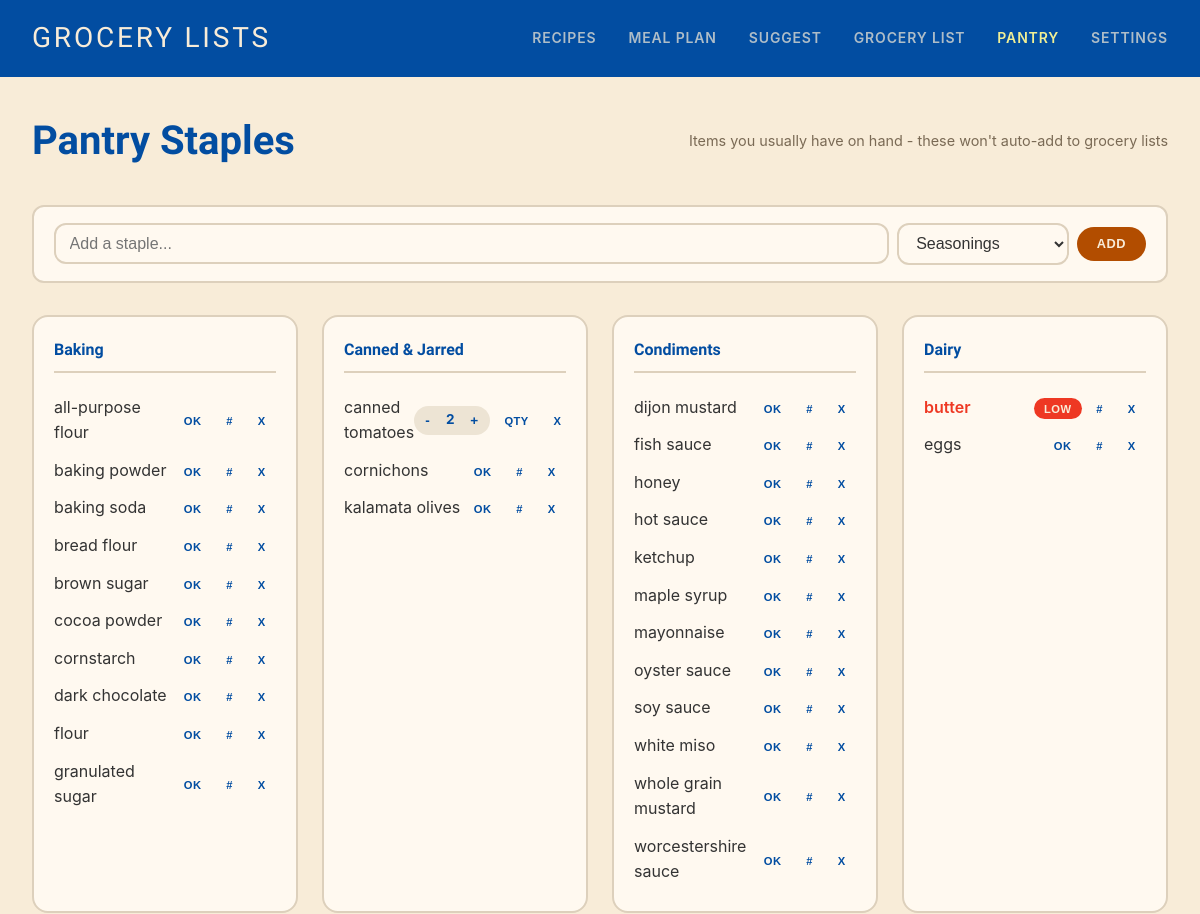
/pantry (upper part), run on an earlier commit of the app's database.
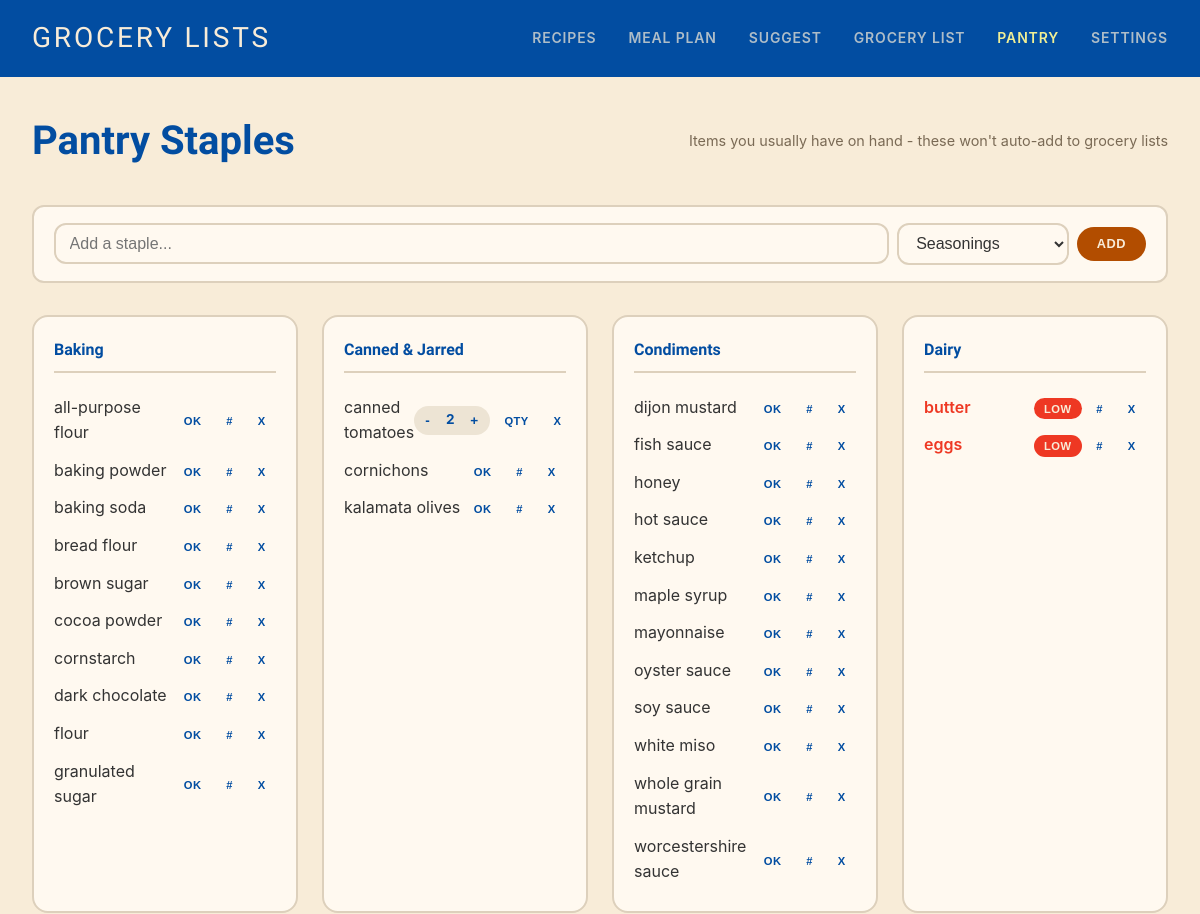
And on a later commit of the database.
### tables this page shows
CREATE TABLE pantry_staples (
            id INTEGER PRIMARY KEY AUTOINCREMENT,
            ingredient_name TEXT NOT NULL UNIQUE,
            category TEXT,
            is_low INTEGER DEFAULT 0
        , track_quantity INTEGER DEFAULT 0, quantity INTEGER DEFAULT 0);

### app.py (the view)
@app.route('/pantry')
def pantry():
    staples = get_staples()
    grouped = {}
    for staple in staples:
        cat = staple['category'] or 'Other'
        if cat not in grouped:
            grouped[cat] = []
        grouped[cat].append(staple)
    return render_template('pantry.html', grouped_staples=grouped)

### database.py (called while the page is built)
def get_db():
    conn = sqlite3.connect(DATABASE_PATH)
    conn.row_factory = sqlite3.Row
    return conn

def get_staples():
    conn = get_db()
    cursor = conn.cursor()
    cursor.execute("SELECT * FROM pantry_staples ORDER BY category, ingredient_name")
    rows = cursor.fetchall()
    conn.close()
    return [dict(row) for row in rows]

### templates/pantry.html (shortened to what this page needs)
{% extends "base.html" %}
{% block content %}
<div class="page-header">
    <h1>Pantry Staples</h1>
    <p class="subtitle">Items you usually have on hand - these won't auto-add to grocery lists</p>
</div>
<div class="add-staple-form">
    <form method="POST" action="{{ url_for('add_pantry_staple') }}" class="inline-form">
        <input type="text" name="ingredient" placeholder="Add a staple..." class="form-input" required>
        <select name="category" class="form-select">
            <option value="Seasonings">Seasonings</option>
        </select>
        <button type="submit" class="btn btn-primary">Add</button>
    </form>
</div>
<div class="pantry-grid">
    {% for category, staples in grouped_staples.items() %}
    <div class="pantry-category">
        <h3>{{ category }}</h3>
        <ul class="staple-list">
            {% for staple in staples %}
            <li class="staple-item {% if staple.is_low %}is-low{% endif %} {% if staple.track_quantity and staple.quantity == 0 %}is-depleted{% endif %}">
                <span>{{ staple.ingredient_name }}</span>
                <div style="display:flex; gap:0.25rem; align-items:center;">
                    {% if staple.track_quantity %}
                    <div class="quantity-controls">
                        <form action="{{ url_for('update_quantity', staple_id=staple.id) }}" method="POST" class="toggle-form">
                            <button type="submit" class="btn btn-small btn-text qty-btn" title="Decrement">-</button>
                        </form>
                        <span class="quantity-display {% if staple.quantity == 0 %}qty-zero{% endif %}">{{ staple.quantity }}</span>
                        <form action="{{ url_for('update_quantity', staple_id=staple.id) }}" method="POST" class="toggle-form">
                            <button type="submit" class="btn btn-small btn-text qty-btn" title="Increment">+</button>
                        </form>
                    </div>
                    <form action="{{ url_for('disable_quantity', staple_id=staple.id) }}" method="POST" class="toggle-form">
                        <button type="submit" class="btn btn-small btn-text" title="Switch back to OK/LOW mode">QTY</button>
                    </form>
                    {% else %}
                    <form action="{{ url_for('toggle_low', staple_id=staple.id) }}" method="POST" class="toggle-form">
                        <button type="submit" class="btn btn-small {% if staple.is_low %}btn-warning{% else %}btn-text{% endif %}"
                                title="{% if staple.is_low %}Mark as stocked{% else %}Mark as running low{% endif %}">
                            {% if staple.is_low %}LOW{% else %}OK{% endif %}
                        </button>
                    </form>
                    <form action="{{ url_for('enable_quantity', staple_id=staple.id) }}" method="POST" class="toggle-form">
                        <button type="submit" class="btn btn-small btn-text" title="Switch to quantity tracking">#</button>
                    </form>
                    {% endif %}
                    <form action="{{ url_for('delete_pantry_staple', staple_id=staple.id) }}" method="POST" class="toggle-form"
                          onsubmit="return confirm('Remove {{ staple.ingredient_name }} from pantry?');">
                        <button type="submit" class="btn btn-small btn-text" title="Delete">X</button>
                    </form>
                </div>
            </li>
            {% endfor %}
        </ul>
    </div>
    {% endfor %}
</div>
{% endblock %}

### templates/base.html (shortened to what this page needs)
<!DOCTYPE html>
<html lang="en">
<head>
    <link rel="stylesheet" href="{{ url_for('static', filename='style.css') }}">
</head>
<body>
    <nav class="navbar">
        <a href="{{ url_for('index') }}" class="nav-brand">Grocery Lists</a>
        <div class="nav-links">
            <a href="{{ url_for('recipes') }}" {% if request.endpoint == 'recipes' %}class="active"{% endif %}>Recipes</a>
            <a href="{{ url_for('meal_plan') }}" {% if request.endpoint == 'meal_plan' %}class="active"{% endif %}>Meal Plan</a>
            <a href="{{ url_for('suggest_meals_page') }}" {% if request.endpoint == 'suggest_meals_page' %}class="active"{% endif %}>Suggest</a>
            <a href="{{ url_for('grocery_list') }}" {% if request.endpoint == 'grocery_list' %}class="active"{% endif %}>Grocery List</a>
            <a href="{{ url_for('pantry') }}" {% if request.endpoint == 'pantry' %}class="active"{% endif %}>Pantry</a>
            <a href="{{ url_for('store_settings') }}" {% if request.endpoint == 'store_settings' %}class="active"{% endif %}>Settings</a>
        </div>
    </nav>
    <main class="container">
        {% block content %}{% endblock %}
    </main>
</body>
</html>

### static/style.css (style rules this page uses)
* { box-sizing: border-box; margin: 0; padding: 0; }
body { font-family: -apple-system, BlinkMacSystemFont, 'Segoe UI', Roboto, Oxygen, Ubuntu, sans-serif; line-height: 1.6; color: #333; background: #F8ECD8; }
a { color: #024DA1; text-decoration: none; }
h1, h2, h3 { color: #024DA1; font-family: 'Baumans', -apple-system, BlinkMacSystemFont, sans-serif; }
.navbar { background: #024DA1; color: #F8ECD8; padding: 1rem 2rem; display: flex; justify-content: space-between; align-items: center; position: sticky; top: 0; z-index: 100; }
.nav-brand { font-family: 'Baumans', sans-serif; font-size: 1.75rem; font-weight: 400; color: #F8ECD8; text-transform: uppercase; letter-spacing: 0.1em; }
.nav-links { display: flex; gap: 2rem; }
.nav-links a { color: rgba(248, 236, 216, 0.7); text-transform: uppercase; letter-spacing: 0.06em; font-size: 0.875rem; font-weight: 600; transition: color 0.2s; }
.nav-links a:hover, .nav-links a.active { color: #F0EF95; text-decoration: none; }
.container { max-width: 1200px; margin: 0 auto; padding: 2rem; }
.btn { display: inline-block; padding: 0.6rem 1.25rem; border-radius: 30px; border: none; cursor: pointer; font-size: 0.8rem; font-weight: 700; text-transform: uppercase; letter-spacing: 0.04em; transition: all 0.25s; text-align: center; }
.btn-primary { background: #B24D00; color: #F8ECD8; }
.btn-warning { background: #EE3823; color: #F8ECD8; }
.btn-text { background: transparent; color: #024DA1; }
.btn-small { padding: 0.3rem 0.65rem; font-size: 0.7rem; }
.page-header { display: flex; justify-content: space-between; align-items: center; margin-bottom: 2rem; flex-wrap: wrap; gap: 1rem; }
.page-header h1 { font-size: 2.5rem; }
.subtitle { color: #7a6a55; font-size: 0.9rem; }
.form-input, .form-textarea, .form-select { padding: 0.6rem 0.85rem; border: 2px solid #DDD0BC; border-radius: 12px; font-size: 1rem; width: 100%; background: #FFF9F0; color: #333; }
.inline-form { display: flex; gap: 0.5rem; align-items: center; }
.inline-form .form-input { width: auto; flex: 1; }
.inline-form .form-select { width: auto; }
.add-staple-form { background: #FFF9F0; padding: 1rem 1.25rem; border-radius: 12px; margin-bottom: 2rem; border: 2px solid #DDD0BC; }
.pantry-grid { display: grid; grid-template-columns: repeat(auto-fill, minmax(250px, 1fr)); gap: 1.5rem; }
.pantry-category { background: #FFF9F0; padding: 1.25rem; border-radius: 16px; border: 2px solid #DDD0BC; }
.pantry-category h3 { font-size: 1rem; margin-bottom: 1rem; padding-bottom: 0.5rem; border-bottom: 2px solid #DDD0BC; }
.staple-list { list-style: none; }
.staple-item { display: flex; justify-content: space-between; align-items: center; padding: 0.375rem 0; }
.staple-item.is-low { color: #EE3823; }
.staple-item.is-low span:first-child { font-weight: 600; }
.toggle-form { display: inline; }
.quantity-controls { display: inline-flex; align-items: center; gap: 0.1rem; background: #EDE4D4; border-radius: 20px; padding: 0.1rem 0.3rem; }
.qty-btn { padding: 0.15rem 0.4rem !important; font-size: 0.85rem !important; font-weight: 700; line-height: 1; }
.quantity-display { min-width: 1.5rem; text-align: center; font-weight: 700; font-size: 0.85rem; color: #024DA1; }

What changed in the data, as far as the page shows it:
changed pantry_staples "eggs": is_low "OK" → "LOW"
